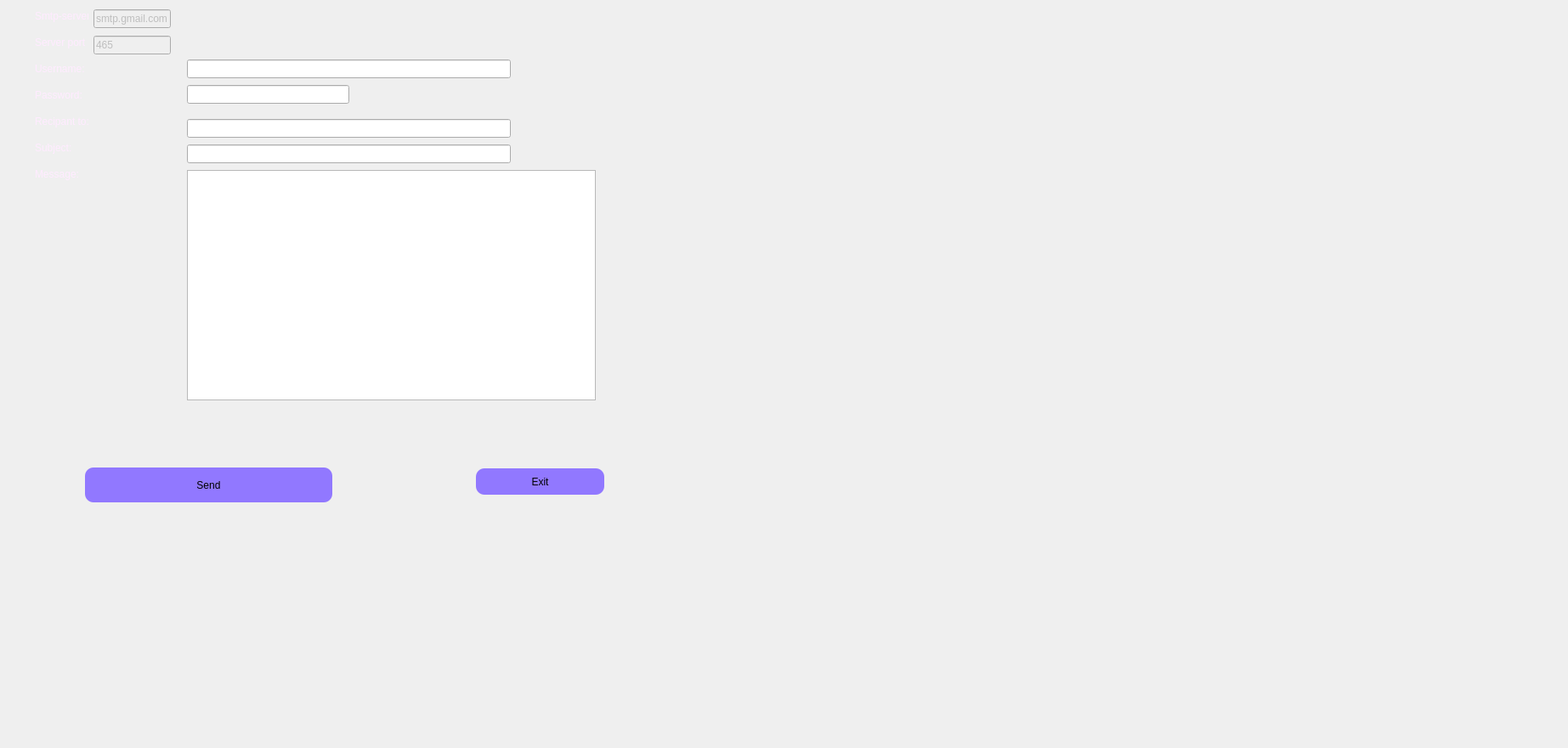
     <widget class="QWidget" name="tab_18">
      <attribute name="title">
       <string>envoyer mail</string>
      </attribute>
      <widget class="QPushButton" name="sendBtn">
       <property name="geometry">
        <rect>
         <x>100</x>
         <y>550</y>
         <width>291</width>
         <height>41</height>
        </rect>
       </property>
       <property name="styleSheet">
        <string notr="true">background-color: rgb(0, 0, 255);
background-color: rgb(145, 120, 255);
border-radius: 10px;</string>
       </property>
       <property name="text">
        <string>Send</string>
       </property>
      </widget>
      <widget class="QPushButton" name="exitBtn">
       <property name="geometry">
        <rect>
         <x>560</x>
         <y>551</y>
         <width>151</width>
         <height>31</height>
        </rect>
       </property>
       <property name="styleSheet">
        <string notr="true">background-color: rgb(0, 0, 255);
background-color: rgb(145, 120, 255);
border-radius: 10px;</string>
       </property>
       <property name="text">
        <string>Exit</string>
       </property>
      </widget>
      <widget class="QLabel" name="label_51">
       <property name="geometry">
        <rect>
         <x>-50</x>
         <y>-30</y>
         <width>1836</width>
         <height>871</height>
        </rect>
       </property>
       <property name="palette">
        <palette>
         <active>
          <colorrole role="WindowText">
           <brush brushstyle="SolidPattern">
            <color alpha="255">
             <red>255</red>
             <green>235</green>
             <blue>255</blue>
            </color>
           </brush>
          </colorrole>
         </active>
         <inactive>
          <colorrole role="WindowText">
           <brush brushstyle="SolidPattern">
            <color alpha="255">
             <red>255</red>
             <green>235</green>
             <blue>255</blue>
            </color>
           </brush>
          </colorrole>
         </inactive>
         <disabled>
          <colorrole role="WindowText">
           <brush brushstyle="SolidPattern">
            <color alpha="255">
             <red>120</red>
             <green>120</green>
             <blue>120</blue>
            </color>
           </brush>
          </colorrole>
         </disabled>
        </palette>
       </property>
       <property name="text">
        <string/>
       </property>
       <property name="pixmap">
        <pixmap>../images/bg.v1.jpg</pixmap>
       </property>
      </widget>
      <widget class="QLabel" name="label_15">
       <property name="geometry">
        <rect>
         <x>41</x>
         <y>11</y>
         <width>63</width>
         <height>16</height>
        </rect>
       </property>
       <property name="palette">
        <palette>
         <active>
          <colorrole role="WindowText">
           <brush brushstyle="SolidPattern">
            <color alpha="255">
             <red>255</red>
             <green>235</green>
             <blue>255</blue>
            </color>
           </brush>
          </colorrole>
         </active>
         <inactive>
          <colorrole role="WindowText">
           <brush brushstyle="SolidPattern">
            <color alpha="255">
             <red>255</red>
             <green>235</green>
             <blue>255</blue>
            </color>
           </brush>
          </colorrole>
         </inactive>
         <disabled>
          <colorrole role="WindowText">
           <brush brushstyle="SolidPattern">
            <color alpha="255">
             <red>120</red>
             <green>120</green>
             <blue>120</blue>
            </color>
           </brush>
          </colorrole>
         </disabled>
        </palette>
       </property>
       <property name="text">
        <string>Smtp-server:</string>
       </property>
      </widget>
      <widget class="QLabel" name="label_20">
       <property name="geometry">
        <rect>
         <x>41</x>
         <y>42</y>
         <width>59</width>
         <height>16</height>
        </rect>
       </property>
       <property name="palette">
        <palette>
         <active>
          <colorrole role="WindowText">
           <brush brushstyle="SolidPattern">
            <color alpha="255">
             <red>255</red>
             <green>235</green>
             <blue>255</blue>
            </color>
           </brush>
          </colorrole>
         </active>
         <inactive>
          <colorrole role="WindowText">
           <brush brushstyle="SolidPattern">
            <color alpha="255">
             <red>255</red>
             <green>235</green>
             <blue>255</blue>
            </color>
           </brush>
          </colorrole>
         </inactive>
         <disabled>
          <colorrole role="WindowText">
           <brush brushstyle="SolidPattern">
            <color alpha="255">
             <red>120</red>
             <green>120</green>
             <blue>120</blue>
            </color>
           </brush>
          </colorrole>
         </disabled>
        </palette>
       </property>
       <property name="text">
        <string>Server port:</string>
       </property>
      </widget>
      <widget class="QLineEdit" name="port">
       <property name="enabled">
        <bool>false</bool>
       </property>
       <property name="geometry">
        <rect>
         <x>110</x>
         <y>42</y>
         <width>91</width>
         <height>22</height>
        </rect>
       </property>
       <property name="text">
        <string>465</string>
       </property>
      </widget>
      <widget class="QLineEdit" name="server">
       <property name="enabled">
        <bool>false</bool>
       </property>
       <property name="geometry">
        <rect>
         <x>110</x>
         <y>11</y>
         <width>91</width>
         <height>22</height>
        </rect>
       </property>
       <property name="text">
        <string>smtp.gmail.com</string>
       </property>
      </widget>
      <widget class="QLabel" name="label_21">
       <property name="geometry">
        <rect>
         <x>41</x>
         <y>73</y>
         <width>181</width>
         <height>16</height>
        </rect>
       </property>
       <property name="palette">
        <palette>
         <active>
          <colorrole role="WindowText">
           <brush brushstyle="SolidPattern">
            <color alpha="255">
             <red>255</red>
             <green>235</green>
             <blue>255</blue>
            </color>
           </brush>
          </colorrole>
         </active>
         <inactive>
          <colorrole role="WindowText">
           <brush brushstyle="SolidPattern">
            <color alpha="255">
             <red>255</red>
             <green>235</green>
             <blue>255</blue>
            </color>
           </brush>
          </colorrole>
         </inactive>
         <disabled>
          <colorrole role="WindowText">
           <brush brushstyle="SolidPattern">
            <color alpha="255">
             <red>120</red>
             <green>120</green>
             <blue>120</blue>
            </color>
           </brush>
          </colorrole>
         </disabled>
        </palette>
       </property>
       <property name="text">
        <string>Username:</string>
       </property>
      </widget>
      <widget class="QLabel" name="label_22">
       <property name="geometry">
        <rect>
         <x>41</x>
         <y>104</y>
         <width>181</width>
         <height>16</height>
        </rect>
       </property>
       <property name="palette">
        <palette>
         <active>
          <colorrole role="WindowText">
           <brush brushstyle="SolidPattern">
            <color alpha="255">
             <red>255</red>
             <green>235</green>
             <blue>255</blue>
            </color>
           </brush>
          </colorrole>
         </active>
         <inactive>
          <colorrole role="WindowText">
           <brush brushstyle="SolidPattern">
            <color alpha="255">
             <red>255</red>
             <green>235</green>
             <blue>255</blue>
            </color>
           </brush>
          </colorrole>
         </inactive>
         <disabled>
          <colorrole role="WindowText">
           <brush brushstyle="SolidPattern">
            <color alpha="255">
             <red>120</red>
             <green>120</green>
             <blue>120</blue>
            </color>
           </brush>
          </colorrole>
         </disabled>
        </palette>
       </property>
       <property name="text">
        <string>Password:</string>
       </property>
      </widget>
      <widget class="QLabel" name="label_23">
       <property name="geometry">
        <rect>
         <x>41</x>
         <y>135</y>
         <width>181</width>
         <height>16</height>
        </rect>
       </property>
       <property name="palette">
        <palette>
         <active>
          <colorrole role="WindowText">
           <brush brushstyle="SolidPattern">
            <color alpha="255">
             <red>255</red>
             <green>235</green>
             <blue>255</blue>
            </color>
           </brush>
          </colorrole>
         </active>
         <inactive>
          <colorrole role="WindowText">
           <brush brushstyle="SolidPattern">
            <color alpha="255">
             <red>255</red>
             <green>235</green>
             <blue>255</blue>
            </color>
           </brush>
          </colorrole>
         </inactive>
         <disabled>
          <colorrole role="WindowText">
           <brush brushstyle="SolidPattern">
            <color alpha="255">
             <red>120</red>
             <green>120</green>
             <blue>120</blue>
            </color>
           </brush>
          </colorrole>
         </disabled>
        </palette>
       </property>
       <property name="text">
        <string>Recipant to:</string>
       </property>
      </widget>
      <widget class="QLabel" name="label_47">
       <property name="geometry">
        <rect>
         <x>41</x>
         <y>166</y>
         <width>181</width>
         <height>16</height>
        </rect>
       </property>
       <property name="palette">
        <palette>
         <active>
          <colorrole role="WindowText">
           <brush brushstyle="SolidPattern">
            <color alpha="255">
             <red>255</red>
             <green>235</green>
             <blue>255</blue>
            </color>
           </brush>
          </colorrole>
         </active>
         <inactive>
          <colorrole role="WindowText">
           <brush brushstyle="SolidPattern">
            <color alpha="255">
             <red>255</red>
             <green>235</green>
             <blue>255</blue>
            </color>
           </brush>
          </colorrole>
         </inactive>
         <disabled>
          <colorrole role="WindowText">
           <brush brushstyle="SolidPattern">
            <color alpha="255">
             <red>120</red>
             <green>120</green>
             <blue>120</blue>
            </color>
           </brush>
          </colorrole>
         </disabled>
        </palette>
       </property>
       <property name="text">
        <string>Subject:</string>
       </property>
      </widget>
      <widget class="QLabel" name="label_50">
       <property name="geometry">
        <rect>
         <x>41</x>
         <y>197</y>
         <width>161</width>
         <height>16</height>
        </rect>
       </property>
       <property name="palette">
        <palette>
         <active>
          <colorrole role="WindowText">
           <brush brushstyle="SolidPattern">
            <color alpha="255">
             <red>255</red>
             <green>235</green>
             <blue>255</blue>
            </color>
           </brush>
          </colorrole>
         </active>
         <inactive>
          <colorrole role="WindowText">
           <brush brushstyle="SolidPattern">
            <color alpha="255">
             <red>255</red>
             <green>235</green>
             <blue>255</blue>
            </color>
           </brush>
          </colorrole>
         </inactive>
         <disabled>
          <colorrole role="WindowText">
           <brush brushstyle="SolidPattern">
            <color alpha="255">
             <red>120</red>
             <green>120</green>
             <blue>120</blue>
            </color>
           </brush>
          </colorrole>
         </disabled>
        </palette>
       </property>
       <property name="text">
        <string>Message:</string>
       </property>
      </widget>
      <widget class="QPlainTextEdit" name="msg">
       <property name="geometry">
        <rect>
         <x>220</x>
         <y>200</y>
         <width>481</width>
         <height>271</height>
        </rect>
       </property>
      </widget>
      <widget class="QLineEdit" name="uname">
       <property name="geometry">
        <rect>
         <x>220</x>
         <y>70</y>
         <width>381</width>
         <height>22</height>
        </rect>
       </property>
      </widget>
      <widget class="QLineEdit" name="paswd">
       <property name="geometry">
        <rect>
         <x>220</x>
         <y>100</y>
         <width>191</width>
         <height>22</height>
        </rect>
       </property>
       <property name="inputMask">
        <string/>
       </property>
       <property name="echoMode">
        <enum>QLineEdit::Password</enum>
       </property>
      </widget>
      <widget class="QLineEdit" name="rcpt">
       <property name="geometry">
        <rect>
         <x>220</x>
         <y>140</y>
         <width>381</width>
         <height>22</height>
        </rect>
       </property>
      </widget>
      <widget class="QLineEdit" name="subject">
       <property name="geometry">
        <rect>
         <x>220</x>
         <y>170</y>
         <width>381</width>
         <height>22</height>
        </rect>
       </property>
      </widget>
      <widget class="QLabel" name="label_73">
       <property name="geometry">
        <rect>
         <x>0</x>
         <y>0</y>
         <width>1321</width>
         <height>731</height>
        </rect>
       </property>
       <property name="text">
        <string/>
       </property>
       <property name="pixmap">
        <pixmap>../../Downloads/back.png</pixmap>
       </property>
      </widget>
      <zorder>label_73</zorder>
      <zorder>label_15</zorder>
      <zorder>label_20</zorder>
      <zorder>port</zorder>
      <zorder>server</zorder>
      <zorder>label_51</zorder>
      <zorder>sendBtn</zorder>
      <zorder>exitBtn</zorder>
      <zorder>label_21</zorder>
      <zorder>label_22</zorder>
      <zorder>label_23</zorder>
      <zorder>label_47</zorder>
      <zorder>label_50</zorder>
      <zorder>msg</zorder>
      <zorder>uname</zorder>
      <zorder>paswd</zorder>
      <zorder>rcpt</zorder>
      <zorder>subject</zorder>
     </widget>
